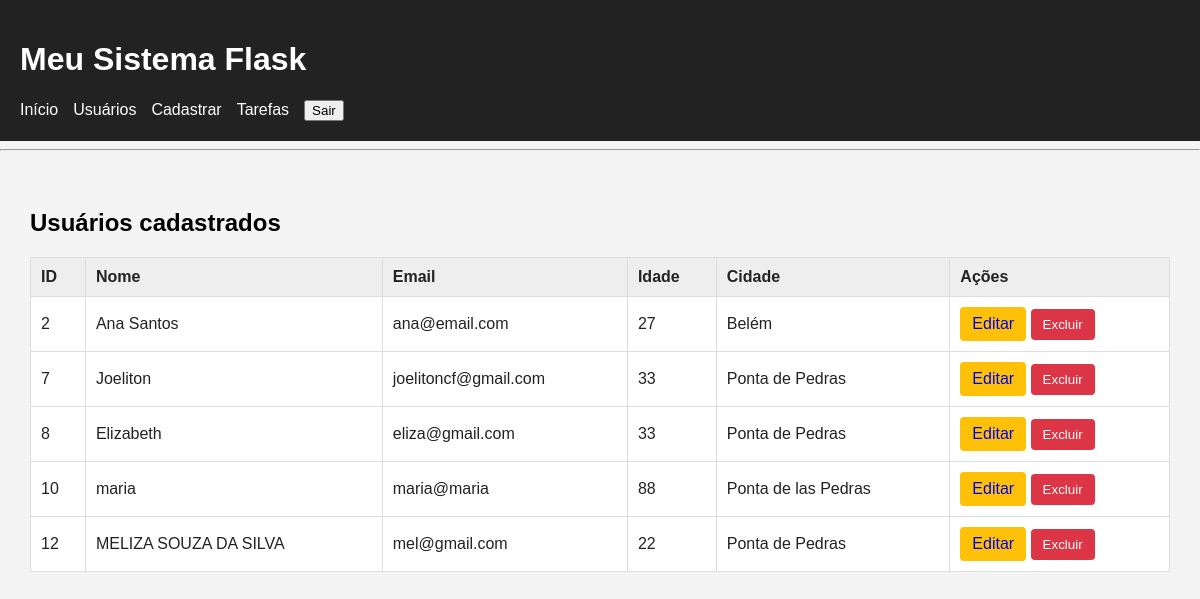
Screenshot of /usuarios/usuarios (signed in) with the database file from the repository.
### tables this page shows
CREATE TABLE usuarios (
                       id  INTEGER PRIMARY KEY AUTOINCREMENT,
                       nome TEXT NOT NULL, 
                       email TEXT NOT NULL,
                       idade INTERGER,
                       cidade TEXT                       
                   );

### routes/usuarios.py (the view)
@usuarios_bp.route("/usuarios")
@login_required
def usuarios():
    lista = listar_usuarios()
    return render_template('usuarios.html', usuarios=lista)

### auth_utils.py (called while the page is built, shortened)
def login_required(funcao):
    @wraps(funcao)
    def verificar_login(*args, **kwargs):
        return funcao(*args, **kwargs)
    return verificar_login

### banco.py (called while the page is built)
def conectar():
    conexao = sqlite3.connect("banco.db")
    conexao.row_factory = sqlite3.Row
    conexao.execute(
        "PRAGMA foreign_keys = ON"
    )
    return conexao

def listar_usuarios():
    conexao = conectar()
    cursor = conexao.cursor()
    cursor.execute("""
                       SELECT * FROM usuarios
                       """)
    usuarios = cursor.fetchall()
    conexao.close()
    return usuarios

### templates/usuarios.html (shortened to what this page needs)
{% extends "base.html" %}
{% block conteudo %}
<h2>Usuários cadastrados</h2>
<table class="tabela">
    <thead style="background-color: blue; color: white;">
        <tr>
            <th>ID</th>
            <th>Nome</th>
            <th>Email</th>
            <th>Idade</th>
            <th>Cidade</th>
            <th>Ações</th>
        </tr>
    </thead>
    <tbody>
        {% for usuario in usuarios %}
        <tr>
            <td>{{usuario.id}}</td>
            <td>{{usuario.nome}}</td>
            <td>{{usuario.email}}</td>
            <td>{{usuario.idade}}</td>
            <td>{{usuario.cidade}}</td>
            <td>
                <a href="{{ url_for('usuarios.editar', id=usuario.id) }}" class="botao botao-editar" style="text-decoration: none;">Editar</a>
                <form action="{{ url_for('usuarios.excluir', id=usuario.id) }}" method="POST" class="form-excluir""
                    onsubmit="return confirm('Deseja realmente excluir este usuário?')">
                    <button type="submit" class="botao botao-excluir">Excluir</button>
                </form>
            </td>
        </tr>
        {% endfor %}
    </tbody>
</table>
{% endblock %}

### templates/base.html (shortened to what this page needs)
<!DOCTYPE html>
<html lang="pt-br">
<head>
    <link rel="stylesheet" href="{{url_for('static', filename='css/style.css')}}">
</head>
<body>
    <header>
        <h1>Meu Sistema Flask</h1>
        <nav>
            <a href="{{ url_for('inicio') }}">
                Início
            </a>
            {% if session.get("conta_id") %}
            <a href="{{ url_for('usuarios.usuarios') }}">
                Usuários
            </a>
            <a href="{{ url_for('usuarios.cadastro') }}">
                Cadastrar
            </a>
            <a href="{{ url_for('tarefas.tarefas') }}">
                Tarefas
            </a>
            <form action="{{ url_for('auth.logout') }}" method="POST" >
                <button type="submit" >
                    Sair
                </button>
            </form>
            {% endif %}
        </nav>
    </header>
    <hr>
    <main>
        {% block conteudo %}
        {% endblock %}
    </main>
</body>
</html>

### static/css/style.css (style rules this page uses)
body { font-family: Arial, sans-serif; margin: 0; background-color: #f4f4f4; }
header { background-color: #222; color: white; padding: 20px; }
main { padding: 30px; }
nav { display: flex; gap: 15px; align-items: center; }
nav a { color: white; text-decoration: none; }
nav form { margin: 0; }
.tabela { width: 100%; border-collapse: collapse; background-color: white; }
.tabela th, .tabela td { border: 1px solid #ddd; padding: 10px; text-align: left; color: #222; }
.tabela th { background-color: #eee; }
.botao { display: inline-block; padding: 8px 12px; text-decoration: none; border: none; border-radius: 4px; cursor: pointer; }
.botao-editar { background-color: #ffc107; }
.botao-excluir { background-color: #dc3545; color: white; }
.form-excluir { display: inline; }

### rows the page displays
usuarios: id "2", nome "Ana Santos", email "ana@email.com", idade "27", cidade "Belém"
usuarios: id "7", nome "Joeliton", email "joelitoncf@gmail.com", idade "33", cidade "Ponta de Pedras"
usuarios: id "8", nome "Elizabeth", email "eliza@gmail.com", idade "33", cidade "Ponta de Pedras"
usuarios: id "10", nome "maria", email "maria@maria", idade "88", cidade "Ponta de las Pedras"
usuarios: id "12", nome "MELIZA SOUZA DA SILVA", email "mel@gmail.com", idade "22", cidade "Ponta de Pedras"
